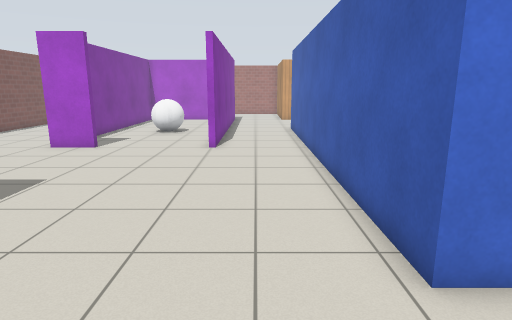
View 1 (above)

22 first-person views from a walk through a Gazebo world. The camera is 1.3 m above the floor, tilts 12° down and sees 75° across. The floor is counted in squares, 0.5 m on a side. Each view is taken from the middle of a square. On the plan, view 1 faces up. The plan holds only what a view shows up to about 20 squares ahead; the rest is blank. Robots are left out. Simple patterns stand in for the simulator's built-in surfaces.

View 2
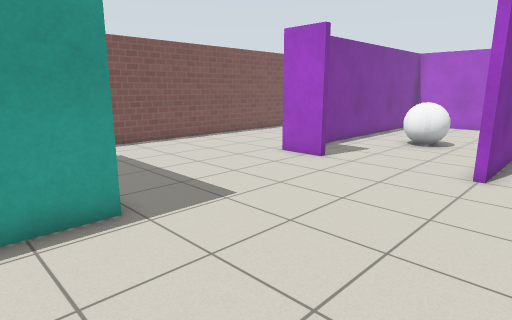

View 3
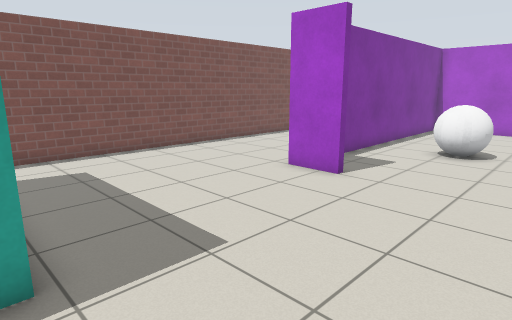

View 4
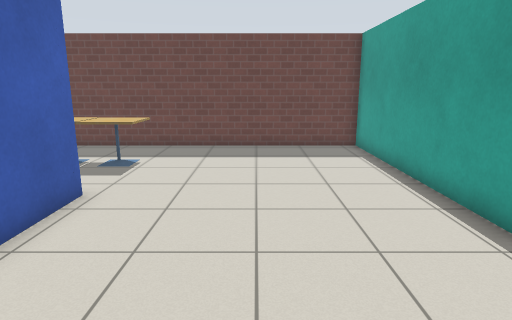

View 5
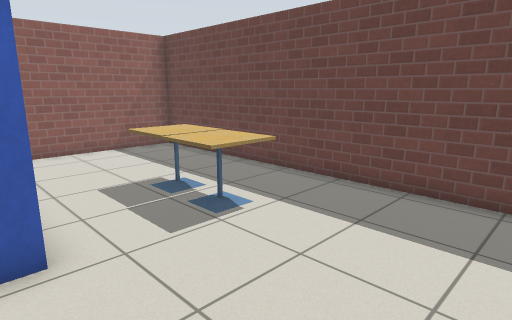

View 6
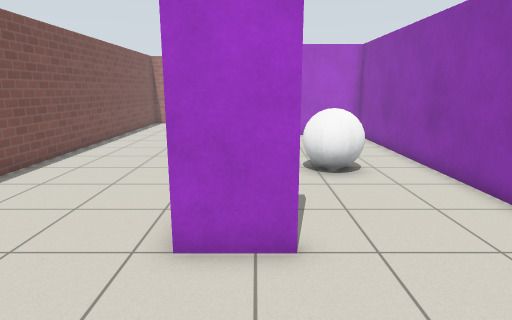

View 7
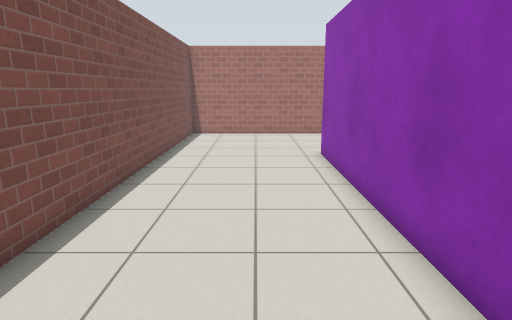

View 8
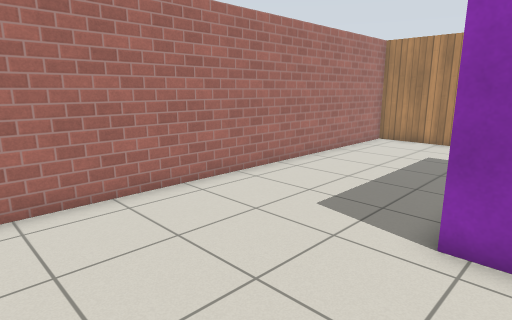

View 9
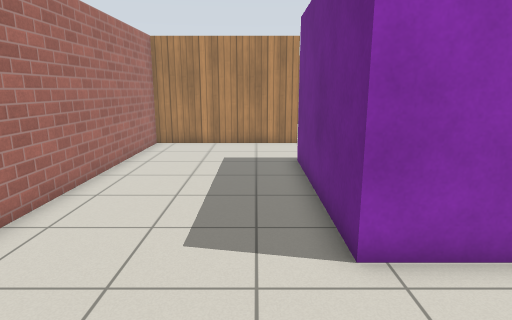

View 10
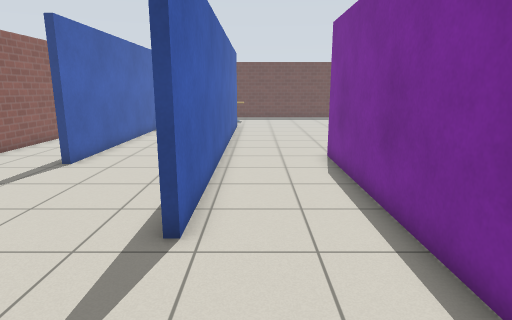

View 11
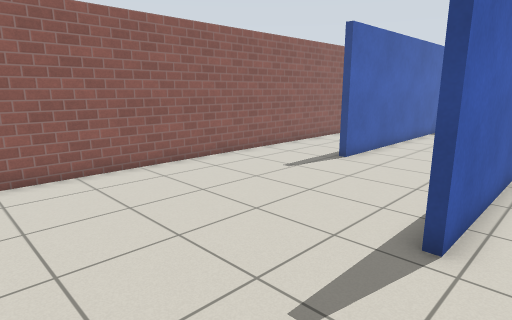

View 12
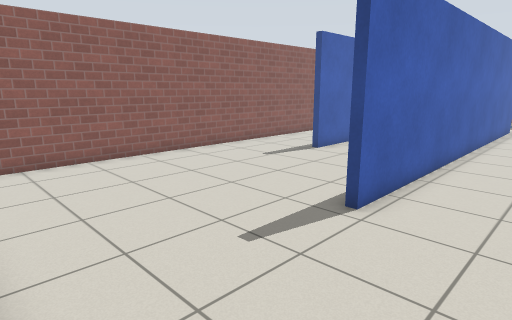

View 13
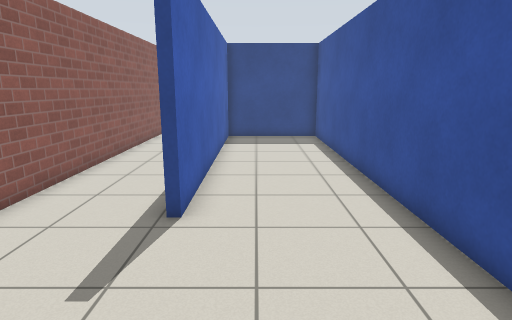

View 14
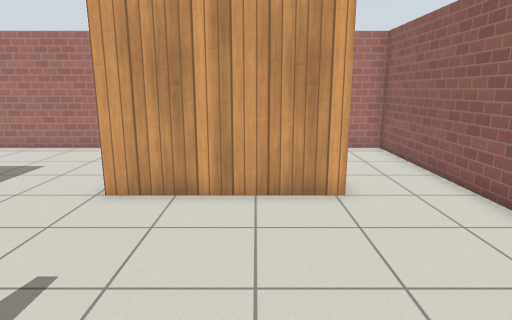

View 15
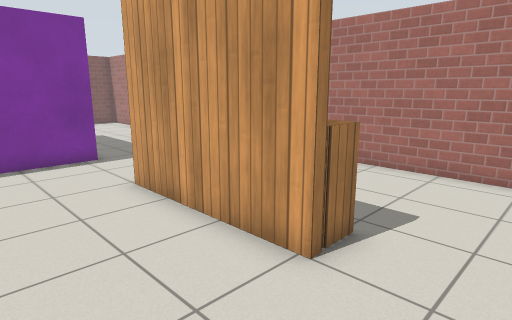

View 16
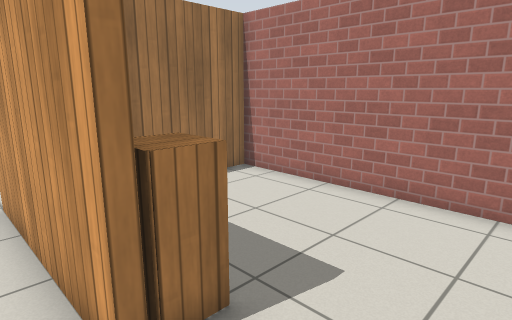

View 17
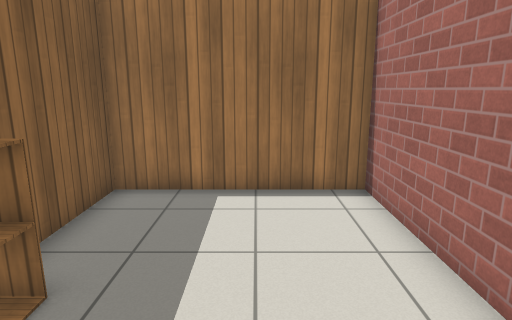

View 18
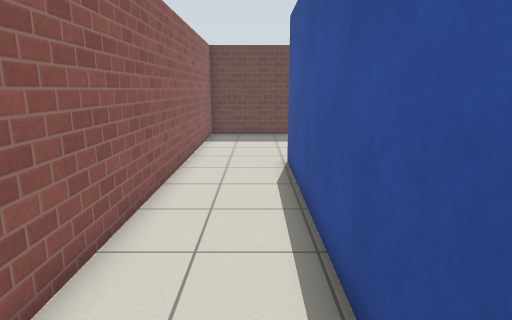

View 19
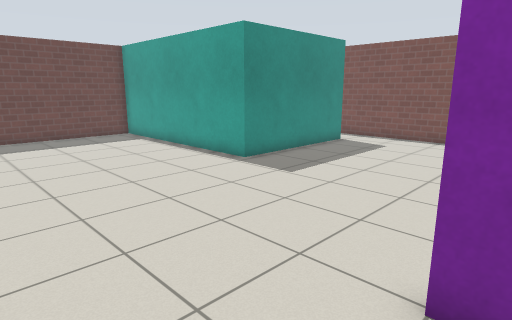

View 20
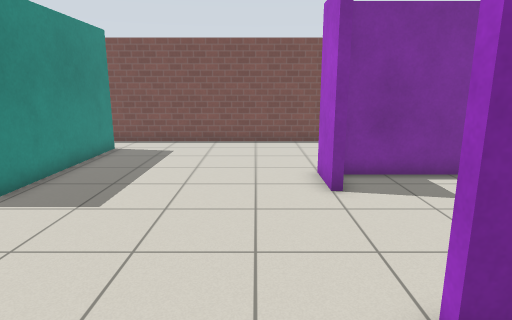

View 21
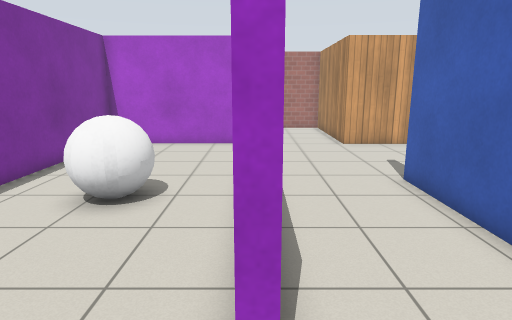

View 22
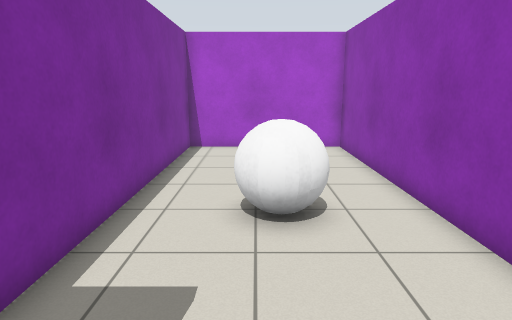

### Floor plan
Ten units are one square. View 1 is at (0, 0); x grows to the right and y downward. Boxes are objects, and circles mark ways between rooms. Rooms are numbered by the first view taken in them; rooms with no view inside come last. Other rooms are left out.
<svg viewBox="-163 -364 284 404">
<path fill="none" stroke="#000" d="M-73 -154 -73 -150 -94 -150M-21 -173 -21 -292 -90 -292 -90 -156M-93 -190 -93 -295 -18 -295M-138 -67 -67 -67 -67 35 116 35 116 -25M35 -40 23 -40 23 -135M23 -290 23 -359 -158 -359 -158 -64M25 -191 25 -43 75 -43 75 -166M78 -148 78 -40M23 -135 23 -225 28 -225M-18 -248 -18 -150 -22 -150M82 -290 23 -290M-18 -295 -18 -265M116 -25 116 -284M82 -294 82 -290M116 -284 116 -359 25 -359 25 -293 63 -293"/>
<rect x="-65" y="-215" width="20" height="20" fill="#bbb"><title>white ball</title></rect>
<rect x="15" y="-15" width="20" height="20" fill="#bbb"><title>cafe table</title></rect>
<rect x="35" y="-15" width="20" height="20" fill="#bbb"><title>cafe table</title></rect>
<rect x="65" y="-305" width="20" height="10" fill="#bbb"><title>cabinet</title></rect>
<circle cx="0" cy="-140" r="3" fill="#2a7"/>
<circle cx="0" cy="-290" r="3" fill="#2a7"/>
<circle cx="100" cy="-33" r="3" fill="#2a7"/>
<circle cx="100" cy="-290" r="3" fill="#2a7"/>
<text x="-50" y="-150">1</text>
<text x="60" y="-180">2</text>
<text x="70" y="-320">3</text>
</svg>
Room 1 opens to room 2. Room 2 opens to room 3.

Where each view was taken, in squares from view 1:
view 1: 0 up, 0 right, facing up
view 2: 4 up, 0 right, facing up-left
view 3: 6 up, 2 left, facing up-left
view 4: 12 up, 2 left, facing down
view 5: 5 up, 3 left, facing down-right
view 6: 10 up, 8 left, facing up
view 7: 16 up, 12 left, facing up
view 8: 28 up, 15 left, facing up-right
view 9: 31 up, 14 left, facing right
view 10: 28 up, 1 right, facing down
view 11: 28 up, 1 right, facing down-right
view 12: 29 up, 1 left, facing down-right
view 13: 23 up, 6 right, facing down
view 14: 21 up, 6 right, facing up
view 15: 25 up, 11 right, facing up-left
view 16: 28 up, 11 right, facing up-left
view 17: 33 up, 11 right, facing left
view 18: 16 up, 9 right, facing down
view 19: 16 up, 2 right, facing down-left
view 20: 13 up, 1 right, facing left
view 21: 13 up, 2 left, facing up
view 22: 14 up, 6 left, facing up
